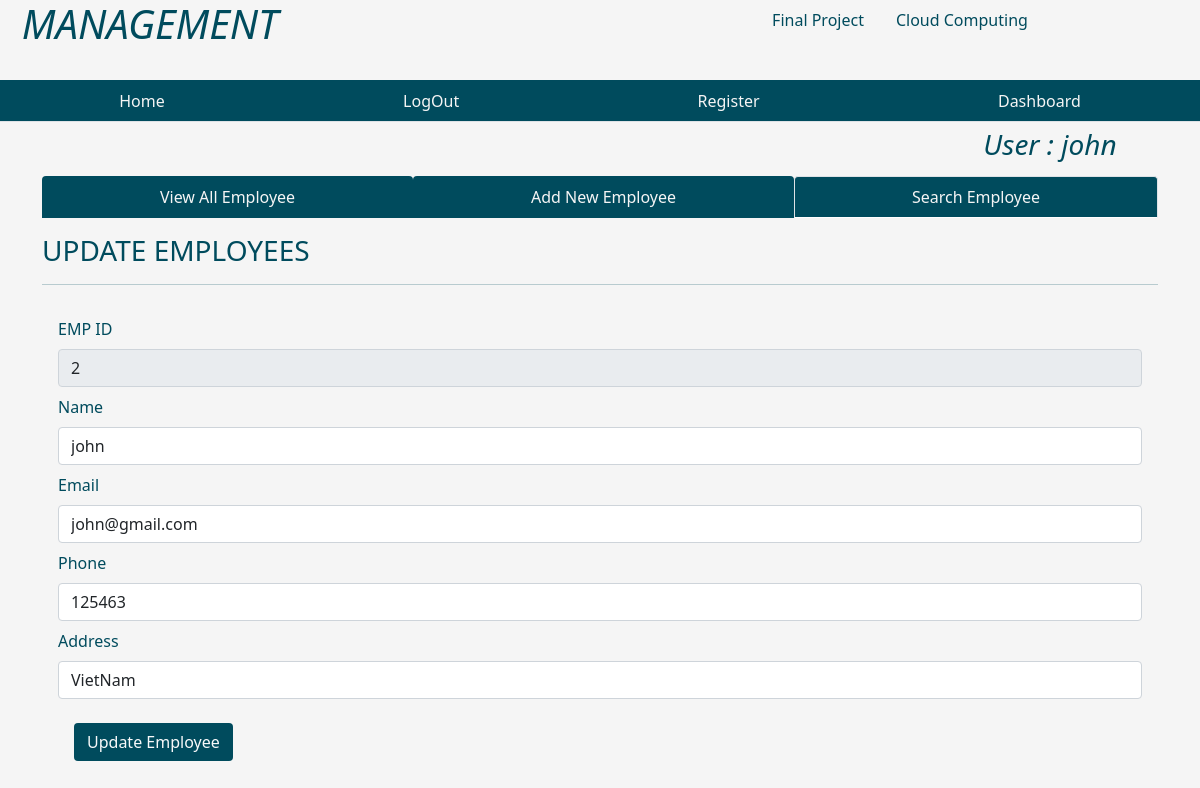
The app's page /fetchone/2 (signed in) with its own data.
### tables this page shows
CREATE TABLE users( id integer primary key AUTOINCREMENT, name text not null, password text not null, admin boolean not null DEFAULT '0');

CREATE TABLE emp ( empid integer primary key AUTOINCREMENT, name text not null, email text, phone integer, address text, joining_date timestamp DEFAULT CURRENT_TIMESTAMP,  total_projects integer default 1, total_test_case integer DEFAULT 1, total_defects_found integer DEFAULT 1, total_defects_pending integer DEFAULT 1 );

### app.py (the view)
@app.route('/fetchone/<int:empid>')
def fetchone(empid):
    user = get_current_user()
    db = get_database()
    emp_cur = db.execute('select * from emp where empid = ?', [empid])
    single_emp = emp_cur.fetchone()
    return render_template('updateemployee.html', user = user, single_emp = single_emp)

### app.py (called while the page is built)
@app.teardown_appcontext
def close_database(error):
    if hasattr(g, 'crudapplication_db'):
        g.crudapplication_db.close()

def get_current_user():
    user = None
    if 'user' in session:
        user = session['user']
        db = get_database()
        user_cur = db.execute('select * from users where name = ?', [user])
        user = user_cur.fetchone()
    return user

### database.py (called while the page is built)
def connect_to_database():
    sql = sqlite3.connect('./crudapplication.db')
    sql.row_factory = sqlite3.Row
    return sql

def get_database():
    if not hasattr(g, 'crudapplication_db'):
        g.crudapplication_db = connect_to_database()
    return g.crudapplication_db

### templates/updateemployee.html (shortened to what this page needs)
{% from "showlinks.html" import show_links, showsocialmedialinks %}
<!DOCTYPE html>
<html lang="en">
<head>
    <link href="https://cdn.jsdelivr.net/npm/bootstrap@5.1.3/dist/css/bootstrap.min.css" rel="stylesheet">
    <link rel="stylesheet" href="{{ url_for('static', filename='home.css')}}" type = "text/css">
</head>
<body>
      <div class="parent">
        <div class="child child1">
            <h1 class="text-center"><i>MANAGEMENT</i></h1>
        </div>
        <div class="child child2">
          {{ showsocialmedialinks() }}
        </div>
        <div class="child child3">
          {{ show_links() }}
      </div>
      <div class="child child5">
        {% if user %}
          <h3 class="m-2"><i>User : {{user['name']}}</i></h3>
        {% endif %}
      </div>
        <div class="child child6left">
        </div>
        <div class="child child6 container" style="color:rgb(0, 75, 93);">
            <ul class="nav nav-tabs nav-fill mb-3">
                <li class="nav-item">
                  <a class="nav-link" style=" background-color:rgb(0, 75, 93); color:whitesmoke;"  href="dashboard.html">View All Employee</a>
                </li>
                <li class="nav-item">
                  <a class="nav-link" style=" background-color:rgb(0, 75, 93); color:whitesmoke;" href="addnewemployee.html">Add New Employee</a>
                </li>
                <li class="nav-item">
                  <a class="nav-link active" aria-current="page" style=" background-color:rgb(0, 75, 93); color:whitesmoke;" href="{{ url_for('searchemployee')}}">Search Employee</a>
                </li>
              </ul>
              <div class="table-responsive-lg caption-top">
                <caption><h3>UPDATE EMPLOYEES</h3></caption>
                 <hr>
                 {% if single_emp %}
                <form class="p-3" action="/updateemployee" method="POST">
                  <div class="mb-2">
                    <label for="empid" class="form-label">EMP ID</label>
                    <input type="text" class="form-control" id="empid" value = "{{single_emp['empid']}}" name="empid" readonly>
                  </div>
                    <div class="mb-2">
                      <label for="name" class="form-label">Name</label>
                      <input type="text" class="form-control" id="name" value = "{{single_emp['name']}}" name = "name">
                    </div>
                    <div class="mb-2">
                      <label for="email" class="form-label">Email</label>
                      <input type="text" class="form-control" id="email" value= "{{single_emp['email']}}" name="email">
                    </div>
                    <div class="mb-2">
                        <label for="name" class="form-label">Phone</label>
                        <input type="text" class="form-control" id="phone" value="{{single_emp['phone']}}" name="phone">
                      </div>
                      <div class="mb-2">
                        <label for="email" class="form-label">Address</label>
                        <input type="text" class="form-control" id="phone" value = "{{single_emp['address']}}" name = "address">
                      </div>
                      {% endif %}
            <button type="submit" class="btn text-light m-3" style="background-color:rgb(0, 75, 93);">Update Employee</button>
                  </form>
              </div>
        </div>
        <div class="child child6right">
        </div>
      </div>
</body>
</html>

### static/home.css (style rules this page uses)
html, body { height: 100%; background-color:whitesmoke; color:rgb(0, 75, 93); }
.parent { height: 100%; display: grid; grid-template-columns: repeat(4, 1fr); grid-template-rows: 10% 5% 7% auto 7%; }
.child { margin-bottom: 10px; }
.child1 { grid-column: 1/2; grid-row: 1/2; }
.child2 { grid-column: 3/-1; grid-row: 1/2; }
.child3 { grid-column: 1/-1; grid-row: 2/3; }
.child5 { grid-column: 4/5; grid-row: 3/4; text-align: center; }
.child6 { grid-column: 1/-1; grid-row: 4/5; }

### records on screen
users: name "john"
emp: empid "2", name "john", email "john@gmail.com", phone "125463", address "VietNam"
